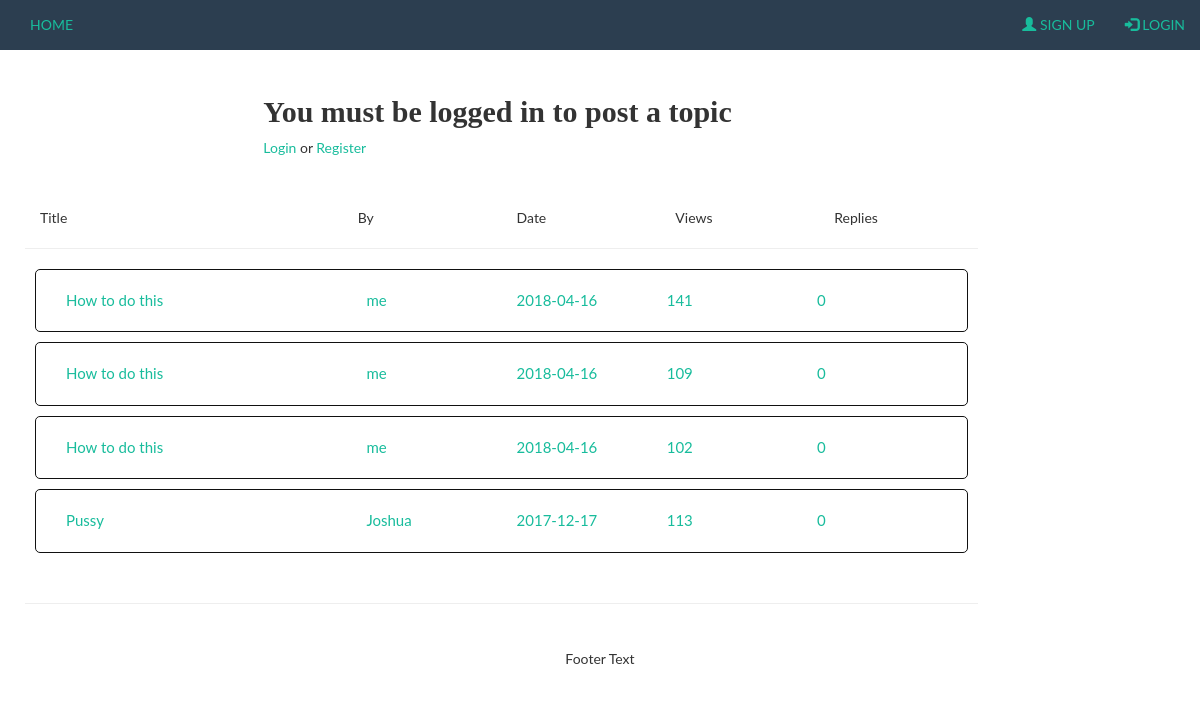
The app's page /topics.php?cid=1&scid=2, older data.
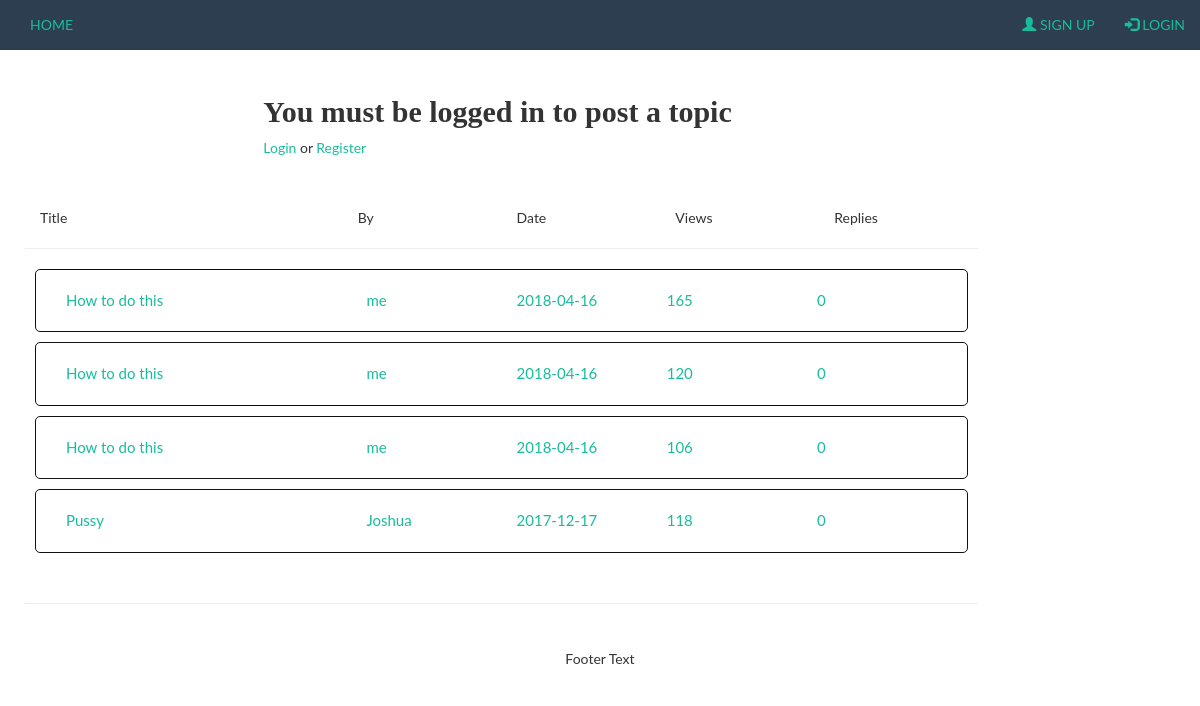
The same page, newer data.
### tables this page shows
CREATE TABLE IF NOT EXISTS `topics` (
  `TopicId` int(10) UNSIGNED NOT NULL AUTO_INCREMENT,
  `CategoryId` int(10) UNSIGNED DEFAULT NULL,
  `SubcategoryId` int(10) UNSIGNED DEFAULT NULL,
  `Author` varchar(50) NOT NULL,
  `Title` varchar(20) NOT NULL,
  `Content` text NOT NULL,
  `Date_Posted` date NOT NULL,
  `User_Views` int(11) NOT NULL,
  `replies` int(10) UNSIGNED NOT NULL,
  `name` longtext,
  `type` varchar(10) DEFAULT NULL,
  PRIMARY KEY (`TopicId`),
  KEY `CategoryId` (`CategoryId`),
  KEY `SubcategoryId` (`SubcategoryId`)
);

### content-function.php (the view, shortened to what this page needs)
<?php
    function disptopics($cid, $scid){
        include 'connect.php';
        $select = "SELECT TopicId, Author, Title, Content, Date_Posted, User_Views, replies FROM categories, subcategories, topics
                    WHERE (topics.CategoryId = '$cid') AND (topics.SubcategoryId ='$scid') AND
                    (categories.CategoryId = '$cid') AND (subcategories.SubcategoryId = '$scid') ORDER BY TopicId DESC";
        $query = mysqli_query($connect, $select);
        if(mysqli_num_rows($query)){
            echo "<div class='col-4 col-sm-4'>Title</div>
            <div class='col-2 col-sm-2'>By</div>
            <div class='col-2 col-sm-2'>Date</div>
            <div class='col-2 col-sm-2'>Views</div>
            <div class='col-2 col-sm-2'>Replies</div><br><hr>";
			while ($row = mysqli_fetch_assoc($query)) {
                echo "<div class='span12'><div class='row fix'><div class='board-topics'><a href='readtopic.php?cid=".$cid."&scid=".$scid."&tid=".$row['TopicId']."'>".
                    "<div class='col-4 col-sm-4'>".$row['Title']."</div>
                     <div class='col-2 col-sm-2'>".$row['Author']."</div>
                     <div class='col-2 col-sm-2'>".$row['Date_Posted']."</div>
                     <div class='col-2 col-sm-2'>".$row['User_Views']."</div>
                     <div class='col-2 col-sm-2'>".$row['replies'].
                     "</div></a></div></div></div>";
            }
        }
    }
?>

### topics.php (shortened to what this page needs)
<!DOCTYPE html>
<html lang="en">
<head>
    <?php
        include 'header.php';
    ?>
</head>
<body>
<?php
include 'nav.php';
?>
<div class="containern-fluid text-center">
    <div class="content">
        <div class="row">
            <div class="col-sm-10 text-left ">
            <?php
            if(isset($_SESSION['username'])){
                echo '<div class="row">
                <div class="col-sm-10"></div>
                <div class="col-sm-2">
                    <a class="btn btn-primary" href="addtopic.php?cid='.$_GET["cid"].'&scid='. $_GET["scid"]. '">Add Topic</a>
                </div>
                </div><br>';
            }else{
                echo '<div class="row"><div class="col-sm-12"><div class="col-sm-offset-3"><h2>You must be logged in to post a topic</h2>
                <p><a href="login.php">Login</a> or <a href="register.php">Register</a></p><br></div></div></div><br>';
            }
            ?>
                <?php
                    include 'content-function.php';
                    disptopics($_GET['cid'], $_GET['scid']);
                ?>
                <br>
                <hr>
            </div>
            <?php include 'adsside.php'?>
        </div>
    </div>
</div>
<footer class="container-fluid text-center">
  <p>Footer Text</p>
</footer>
</body>
</html>

### header.php (shortened to what this page needs)
<link rel="stylesheet" href="https://maxcdn.bootstrapcdn.com/bootstrap/3.3.7/css/bootstrap.min.css">
<link rel="stylesheet" href="styles/css/freelancer.css">
<link rel="stylesheet" href="/styles/main.css">

### nav.php (shortened to what this page needs)
<nav class="navbar-expand-lg bg-secondary fixed-top text-uppercase">
  <div class="container-fluid">
    <ul class="nav navbar-nav">
      <li><a href="/">Home</a></li>
    </ul>
    <?php
    if (isset($_SESSION['username'])) {
        echo '<ul class="nav navbar-nav navbar-right">
            <li><a href="/profile.php"><span class="glyphicon glyphicon-user"></span>Welcome ' . $_SESSION['username'] . '</a></li>
            <li><a href="/logout.php"><span class="glyphicon glyphicon-log-in"></span> Logout</a></li>
            </ul>';
    } else {
        echo '    <ul class="nav navbar-nav navbar-right">
                <li><a href="/register.php"><span class="glyphicon glyphicon-user"></span> Sign Up</a></li>
                <li><a href="/login.php"><span class="glyphicon glyphicon-log-in"></span> Login</a></li>
            </ul>';
    }
    ?>
  </div>
</nav>

### adsside.php (shortened to what this page needs)
<div class="col-sm-2 sidenav">
     </div>

### styles/css/freelancer.css (style rules this page uses)
body { font-family: 'Lato'; }
h1, h2, h3, h4, h5, h6 { font-weight: 700; font-family: 'Montserrat'; }
a { color: #18BC9C; }
.bg-secondary { background-color: #2C3E50 !important; }

### styles/main.css (style rules this page uses)
html { font-family: "Lucida Sans", sans-serif; width: 100% !important; }
.board-topics { border-radius: 5px; }
* { box-sizing: border-box; }
.row::after { content: ""; clear: both; display: table; }
.col-2 { width: 16.66%; }
.col-4 { width: 33.33%; }
[class*="col-"] { float: left; }
.fix { padding:5px; }
.content { margin: 10px; padding:15px; }
.span12 { border: none; background: white; color: #f2f2f2; padding: 10px; font-size: 15px; border-radius: 5px; position: relative; box-sizing: border-box; transition: all 500ms ease; margin:10px; border: 1px solid #111; -moz-box-shadow: 35px 35px 7px #999999; -moz-border-bottom-right-radius: 15px; -moz-border-radius:25px; padding: 15px 25px; height: inherit; }

Row changes from the older to the newer data that the page shows:
changed topics (number 1 of 4 on the later page): User_Views "141" → "165"
changed topics (number 2 of 4 on the later page): User_Views "109" → "120"
changed topics (number 3 of 4 on the later page): User_Views "102" → "106"
changed topics "Pussy": User_Views "113" → "118"
